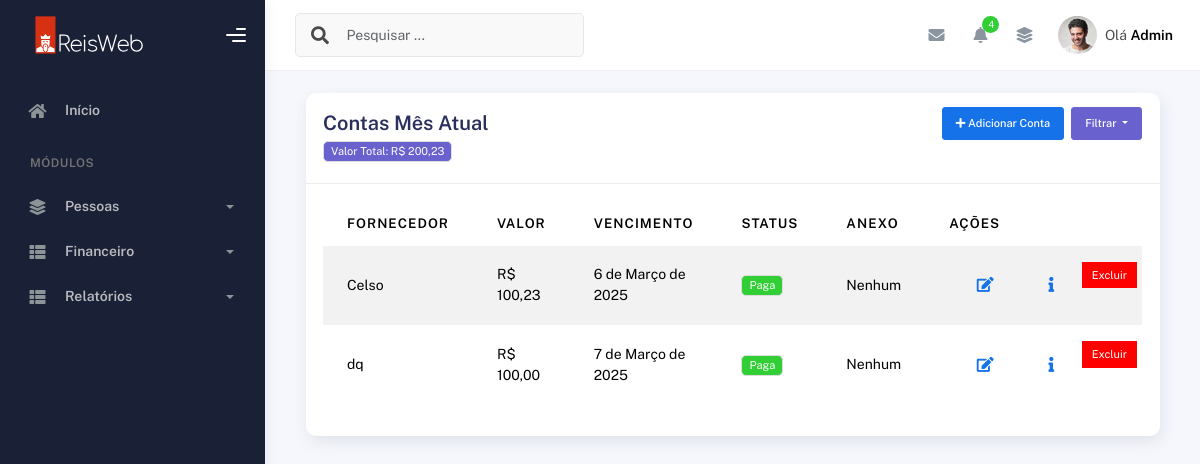
Before: /contas/vencimento-mes/ (signed in) with the older database file.
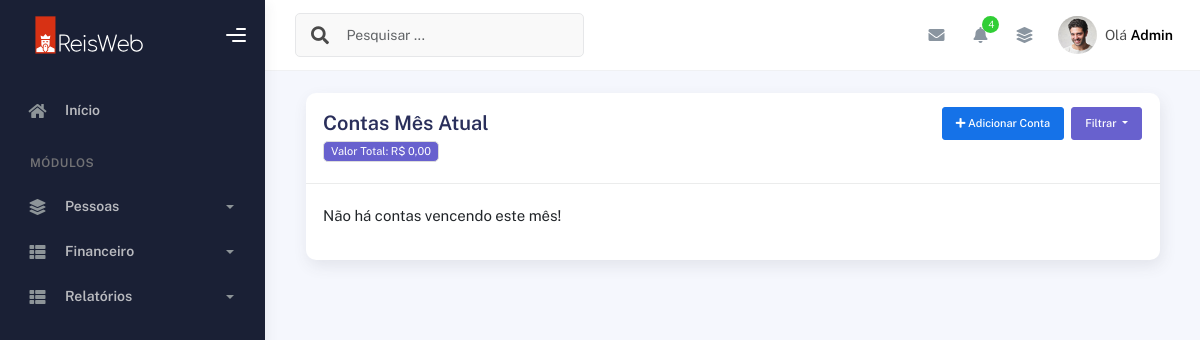
After: the same page with the newer database file.
### plataformacontas/models.py (models this page shows, shortened)
class ContaPagar(models.Model):
    STATUS_CHOICES = (
        (0, 'Pendente'),
        (1, 'Paga'),
    )
    pastor = models.ForeignKey(User, on_delete=models.CASCADE)  # Usuário dono da conta
    fornecedor = models.CharField(max_length=255)  # Nome do fornecedor
    descricao = models.TextField()  # Descrição da conta
    valor = models.DecimalField(max_digits=10, decimal_places=2)  # Valor da conta
    data_vencimento = models.DateField()  # Data de vencimento da conta
    quantidade_parcelas = models.PositiveIntegerField(default=1)  # Número de parcelas
    arquivo = models.FileField(upload_to="contas_a_pagar/", blank=True, null=True)  # Upload de arquivo
    data_criacao = models.DateTimeField(auto_now_add=True)  # Data de criação
    status = models.IntegerField(choices=STATUS_CHOICES, default=0)  # Pendente como padrão
    class Meta:
        ordering = ['data_vencimento']

### plataformacontas/views.py (the view)
# urls.py: path('contas/vencimento-mes/', views.contas_vencimento_mes_atual, name='contas_vencimento_mes_atual'),
@login_required(login_url='/usuarios/login')
def contas_vencimento_mes_atual(request):
    mes_atual = datetime.now().month
    ano_atual = datetime.now().year
    contas_vencendo = ContaPagar.objects.filter(
        pastor=request.user,
        data_vencimento__month=mes_atual,
        data_vencimento__year=ano_atual
    ).order_by("data_vencimento")
    total_mes = contas_vencendo.aggregate(total=Sum('valor'))['total'] or 0
    return render(request, "contas_vencimento_mes.html", {
        "contas_vencendo": contas_vencendo,
        "total_mes": total_mes
    })

### plataformacontas/templates/contas_vencimento_mes.html (shortened to what this page needs)
{% extends "bases/base_plataformaigreja.html" %}
{% load static %}
{% block 'conteudo' %}
<div class="container">
    <div class="page-inner">
      <div class="col-md-12">
        <div class="card">
          <div class="card-header">
            <div class="d-flex align-items-center">
              <h4 class="card-title">Contas Mês Atual</h4>
                <button
                  class="btn btn-primary ms-auto btn-sm me-md-2"
                  data-bs-toggle="modal"
                  data-bs-target="#cadastroContaModal"
                >
                  <i class="fa fa-plus"></i>
                  Adicionar Conta
                </button>
              <div class="btn-group" role="group" aria-label="Button group with nested dropdown">
                <div class="btn-group" role="group">
                  <button id="btnGroupDrop1" type="button" class="btn btn-secondary dropdown-toggle btn-sm" data-bs-toggle="dropdown" aria-expanded="false">
                    Filtrar
                  </button>
                </div>
              </div>
            </div>
            <h6><span class="badge bg-secondary">Valor Total:</strong> R$ {{ total_mes|floatformat:2 }}</span></h6>
          </div>
        <div class="card-body">
                    <div class="table-responsive">
                    {% if contas_vencendo %}
                      <table
                        id="add-row"
                        class="display table table-striped table-hover"
                      >
                        <thead>
                          <tr>
                            <th>Fornecedor</th>
                            <th>Valor</th>
                            <th>Vencimento</th>
                            <th>Status</th>
                            <th>Anexo</th>
                            <th style="width: 10%">Ações</th>
                          </tr>
                        </thead>
                        <tbody>
                            {% for conta in contas_vencendo %}
                            <tr style="color: red;">
                              <td>{{ conta.fornecedor }}</td>
                              <td>R$ {{ conta.valor }}</td>
                              <td>{{ conta.data_vencimento }}</td>
                              <td>
                                {% if conta.status == 0 %}
                                    <span class="badge bg-warning">Pendente</span>
                                {% else %}
                                    <span class="badge bg-success">Paga</span>
                                {% endif %}
                              </td>
                              <td>
                                {% if conta.arquivo %}
                                <a href="{{ conta.arquivo.url }}" target="_blank">Baixar</a>
                                {% else %}
                                Nenhum
                                {% endif %}
                              </td>
                              <td>
                                <div class="form-button-action">
                                  <a href="{% url 'editar_conta' conta.id %}">
                                  <button
                                    type="button"
                                    title="Editar"
                                    class="btn btn-link btn-primary btn-lg"
                                    data-original-title="Edit Task"
                                    data-bs-toggle="modal"
                                    data-bs-target="#editarMembroModal"
                                  >
                                    <i class="fa fa-edit"></i>
                                  </button>
                                </a>
                                <button
                                    type="button"
                                    title="Informações"
                                    class="btn btn-link btn-primary btn-lg btn-detalhes"
                                    data-original-title="Edit Task"
                                    data-id="#"
                                    data-modal="modal-{{ conta.id }}"
                                    data-bs-toggle="modal"
                                    data-bs-target="#modal-{{ conta.id }}"
                                  >
                                    <i class="fa fa-info"></i>
                                  </button>
                                  <form action="{% url 'excluir_conta' conta.id %}" method="POST" onsubmit="return confirm('Tem certeza que deseja excluir esta conta?');">
                                      <button type="submit" class="btn-sm" style="background-color: red; color: white; padding: 5px 10px; border: none; cursor: pointer;">
                                          Excluir
                                      </button>
                                    </form>
                                </div>
                              </td>
                            </tr>
                          {% endfor %}
                        </tbody>
                      </table>
                    {% else %}
                      <p>Não há contas vencendo este mês!</p>
                    {% endif %}
                    </div>
                  </div>
                </div>
              </div>
            </div>
          </div>
        </div>
      </div>
    </div>
{% endblock %}

### templates/bases/base_plataformaigreja.html (shortened to what this page needs)
{% extends "bases/base.html" %}
{% load static %}

### templates/bases/base.html (shortened to what this page needs)
{% load static %}
<!DOCTYPE html>
<html lang="pt-BR">
  <head>
    <link href="{% static 'geral/assets/css/bootstrap.min.css' %}" rel="stylesheet">
    <link href="{% static 'geral/assets/css/plugins.min.css' %}" rel="stylesheet">
    <link href="{% static 'geral/assets/css/kaiadmin.min.css' %}" rel="stylesheet">
    <link href="{% static 'geral/assets/css/demo.css' %}" rel="stylesheet">
  </head>
  <body>
    <div class="wrapper">
      {% if user.is_authenticated %}
        <div class="sidebar" data-background-color="dark">
          <div class="sidebar-logo">
            <div class="logo-header" data-background-color="dark">
              <a href="{% url 'dashboard_igreja' %}" class="logo">
                <img
                  src="{% static 'geral/assets/img/kaiadmin/logorw.svg'%}"
                  alt="navbar brand"
                  class="navbar-brand"
                  height="40"
                />
              </a>
              <div class="nav-toggle">
                <button class="btn btn-toggle toggle-sidebar">
                  <i class="gg-menu-right"></i>
                </button>
              </div>
            </div>
          </div>
          <div class="sidebar-wrapper scrollbar scrollbar-inner">
            <div class="sidebar-content">
              <ul class="nav nav-secondary">
                <li class="nav-item">
                  <a
                    href="{% url 'dashboard_igreja' %}"
                    aria-expanded="false"
                  >
                    <i class="fas fa-home"></i>
                    <p>Início</p>
                  </a>
                </li>
                <li class="nav-section">
                  <h4 class="text-section">Módulos</h4>
                </li>
                <li class="nav-item">
                  <a data-bs-toggle="collapse" href="#base">
                    <i class="fas fa-layer-group"></i>
                    <p>Pessoas</p>
                    <span class="caret"></span>
                  </a>
                </li>
                <li class="nav-item">
                  <a data-bs-toggle="collapse" href="#sidebarLayouts">
                    <i class="fas fa-th-list"></i>
                    <p>Financeiro</p>
                    <span class="caret"></span>
                  </a>
                </li>
                <li class="nav-item">
                  <a data-bs-toggle="collapse" href="#sidebarRelatorios">
                    <i class="fas fa-th-list"></i>
                    <p>Relatórios</p>
                    <span class="caret"></span>
                  </a>
                </li>
              </ul>
            </div>
          </div>
        </div>
        <div class="main-panel">
          <div class="main-header">
            <nav
              class="navbar navbar-header navbar-header-transparent navbar-expand-lg border-bottom"
            >
              <div class="container-fluid">
                <nav
                  class="navbar navbar-header-left navbar-expand-lg navbar-form nav-search p-0 d-none d-lg-flex"
                >
                  <div class="input-group">
                    <div class="input-group-prepend">
                      <button type="submit" class="btn btn-search pe-1">
                        <i class="fa fa-search search-icon"></i>
                      </button>
                    </div>
                    <input
                      type="text"
                      placeholder="Pesquisar ..."
                      class="form-control"
                    />
                  </div>
                </nav>
                <ul class="navbar-nav topbar-nav ms-md-auto align-items-center">
                  <li class="nav-item topbar-icon dropdown hidden-caret">
                    <a
                      class="nav-link dropdown-toggle"
                      href="#"
                      id="messageDropdown"
                      role="button"
                      data-bs-toggle="dropdown"
                      aria-haspopup="true"
                      aria-expanded="false"
                    >
                      <i class="fa fa-envelope"></i>
                    </a>
                  </li>
                  <li class="nav-item topbar-icon dropdown hidden-caret">
                    <a
                      class="nav-link dropdown-toggle"
                      href="#"
                      id="notifDropdown"
                      role="button"
                      data-bs-toggle="dropdown"
                      aria-haspopup="true"
                      aria-expanded="false"
                    >
                      <i class="fa fa-bell"></i>
                      <span class="notification">4</span>
                    </a>
                  </li>
                  <li class="nav-item topbar-icon dropdown hidden-caret">
                    <a
                      class="nav-link"
                      data-bs-toggle="dropdown"
                      href="#"
                      aria-expanded="false"
                    >
                      <i class="fas fa-layer-group"></i>
                    </a>
                  </li>
                  <li class="nav-item topbar-user dropdown hidden-caret">
                    <a
                      class="dropdown-toggle profile-pic"
                      data-bs-toggle="dropdown"
                      href="#"
                      aria-expanded="false"
                    >
                      <div class="avatar-sm">
                        <img
                          src="assets/img/profile.jpg"
                          alt="..."
                          class="avatar-img rounded-circle"
                        />
                      </div>
                      <span class="profile-username">
                        <span class="op-7">Olá</span>
                        <span class="fw-bold">Admin</span>
                      </span>
                    </a>
                  </li>
                </ul>
              </div>
            </nav>
          </div>
          <div class="container">
            {% block 'conteudo' %}
            {% endblock %}
    {% endif %}
  </body>
</html>

Changed rows visible on the page:
removed ContaPagar: fornecedor "Celso", valor "100,23", data_vencimento "6 de Março de 2025", status "Paga", arquivo "Nenhum"
removed ContaPagar: fornecedor "dq", valor "100,00", data_vencimento "7 de Março de 2025", status "Paga", arquivo "Nenhum"
Other visible differences:
{{ total_mes|floatformat:2 }}: "200,23" → "0,00"
text no longer shown: "FORNECEDOR VALOR VENCIMENTO STATUS ANEXO AÇÕES"
text now shown: "Não há contas vencendo este mês!"
